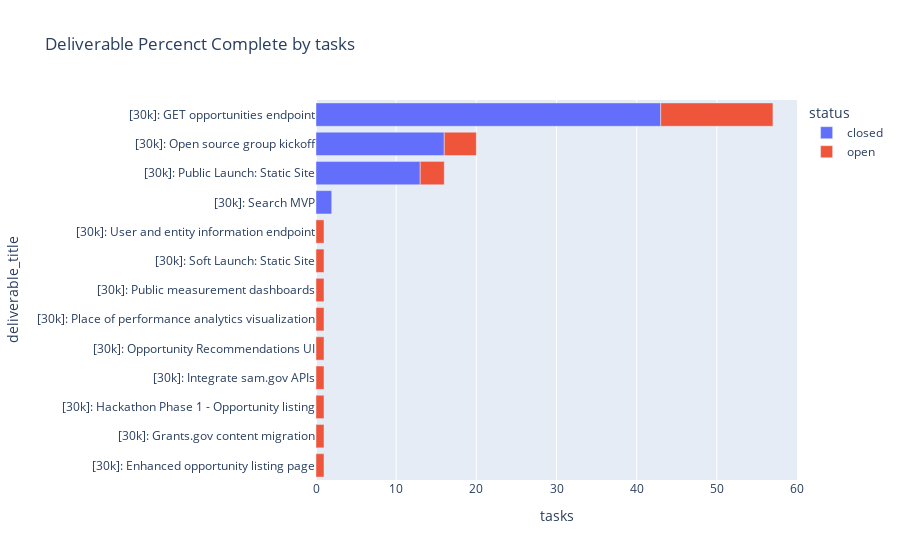

Write notebook code for a chart like this one.
### Code cell
deliverable_tasks = DeliverableTasks.load_from_json_files()
tasks_complete = DeliverablePercentComplete(deliverable_tasks, unit="tasks")
tasks_complete.visualize()

### Figure 1 — Plotly figure (JSON) as saved in the notebook; plotly's stock layout.template omitted (floating-point values rounded to 4 significant figures)
{"data": [{"alignmentgroup": "True", "hovertemplate": "status=closed<br>tasks=%{x}<br>deliverable_title=%{y}<extra></extra>", "legendgroup": "closed", "marker": {"color": "#636efa", "pattern": {"shape": ""}}, "name": "closed", "offsetgroup": "closed", "orientation": "h", "showlegend": true, "textposition": "auto", "type": "bar", "x": [0, 0, 0, 0, 0, 0, 0, 0, 0, 2, 13, 16, 43], "xaxis": "x", "y": ["[30k]: Enhanced opportunity listing page", "[30k]: Grants.gov content migration", "[30k]: Hackathon Phase 1 - Opportunity listing", "[30k]: Integrate sam.gov APIs", "[30k]: Opportunity Recommendations UI", "[30k]: Place of performance analytics visualization", "[30k]: Public measurement dashboards", "[30k]: Soft Launch: Static Site", "[30k]: User and entity information endpoint", "[30k]: Search MVP", "[30k]: Public Launch: Static Site", "[30k]: Open source group kickoff", "[30k]: GET opportunities endpoint"], "yaxis": "y"}, {"alignmentgroup": "True", "hovertemplate": "status=open<br>tasks=%{x}<br>deliverable_title=%{y}<extra></extra>", "legendgroup": "open", "marker": {"color": "#EF553B", "pattern": {"shape": ""}}, "name": "open", "offsetgroup": "open", "orientation": "h", "showlegend": true, "textposition": "auto", "type": "bar", "x": [0, 1, 1, 1, 1, 1, 1, 1, 1, 1, 3, 4, 14], "xaxis": "x", "y": ["[30k]: Search MVP", "[30k]: Enhanced opportunity listing page", "[30k]: Grants.gov content migration", "[30k]: Hackathon Phase 1 - Opportunity listing", "[30k]: Integrate sam.gov APIs", "[30k]: Opportunity Recommendations UI", "[30k]: Place of performance analytics visualization", "[30k]: Public measurement dashboards", "[30k]: Soft Launch: Static Site", "[30k]: User and entity information endpoint", "[30k]: Public Launch: Static Site", "[30k]: Open source group kickoff", "[30k]: GET opportunities endpoint"], "yaxis": "y"}], "layout": {"autosize": true, "barmode": "relative", "legend": {"title": {"text": "status"}, "tracegroupgap": 0}, "title": {"text": "Deliverable Percenct Complete by tasks"}, "xaxis": {"anchor": "y", "autorange": true, "domain": [0, 1], "range": [0, 60], "title": {"text": "tasks"}, "type": "linear"}, "yaxis": {"anchor": "x", "autorange": true, "domain": [0, 1], "range": [-0.5, 12.5], "title": {"text": "deliverable_title"}, "type": "category"}}}
